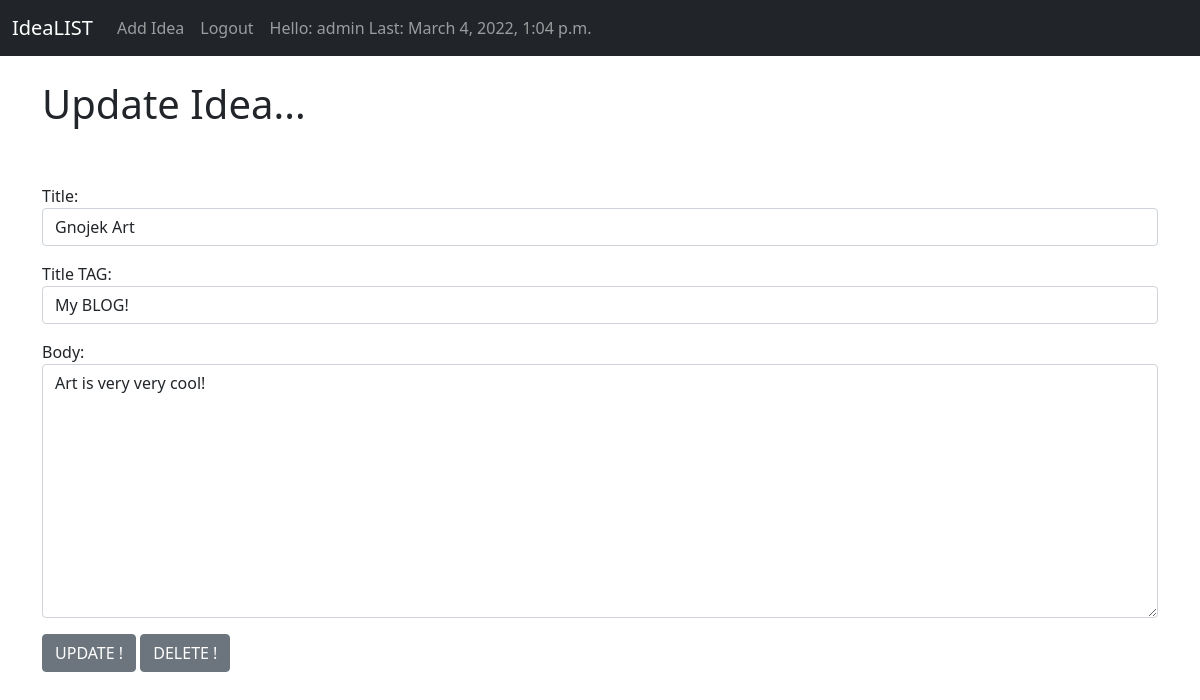
Screenshot of /article/edit/3 (signed in) with the database file from the repository.
### theblog/models.py (models this page shows, shortened)
class Post(models.Model):
    title = models.CharField(max_length=255)
    title_TAG = models.CharField(max_length=255, default="My BLOG! " )  # on nie zostawił
    author = models.ForeignKey(User, on_delete=models.CASCADE)
    body = models.TextField()
    post_date = models.DateField(auto_now_add=True)

### theblog/views.py (the view)
# urls.py: path('article/edit/<int:pk>', UpdatePostView.as_view(), name = 'update_post'),
class UpdatePostView(UpdateView):
    model = Post
    form_class = EditForm
    template_name = 'update_post.html'

### theblog/forms.py
class EditForm(forms.ModelForm):
    class Meta:
        model = Post
        fields = ('title', 'title_TAG', 'body')
        widgets = {
            'title': forms.TextInput(attrs={'class': 'form-control',}),
            'title_TAG': forms.TextInput(attrs={'class': 'form-control'}),
            'body': forms.Textarea(attrs={'class': 'form-control'}),
        }

### theblog/templates/update_post.html (shortened to what this page needs)
{% extends 'base.html' %}
{% block content %}
  {% if user.is_authenticated %}
    <h1> Update Idea... </h1>
    <br/> <br/>
    <div class="mb-3">
        <form method="POST">
            {{ form.as_p }}
            <button type="submit" value="Submit" class="btn btn-secondary">UPDATE !</button>
            <a href="{% url 'delete_post' post.pk %}" class="btn btn-secondary">DELETE !</a>
          </form>
    </div>
  {% else %}
  <h1><center>Please LOGIN!</h1>
  {% endif %}
{% endblock %}

### theblog/templates/base.html (shortened to what this page needs)
<!doctype html>
<html lang="en">
  <head>
    <link href="https://cdn.jsdelivr.net/npm/bootstrap@5.1.3/dist/css/bootstrap.min.css" rel="stylesheet">
  </head>
  <body>
    <nav class="navbar navbar-expand-lg navbar-dark bg-dark">
        <div class="container-fluid">
          <a class="navbar-brand" href="{% url 'home' %}">IdeaLIST</a>
          <div class="collapse navbar-collapse" id="navbarSupportedContent">
            <ul class="navbar-nav me-auto mb-2 mb-lg-0">
              {% if user.is_authenticated %}
              <li class="nav-item">
                <a class="nav-link" href="{% url 'add_post' %}">Add Idea</a>
              </li>
              <li class="nav-item">
                <a class="nav-link" href="{% url 'logout' %}">Logout</a>
              </li>
              <li class="nav-item">
                <a class="nav-link">Hello: {{ user.username }} Last: {{ user.last_login }}</a>
              </li>
              {% endif %}
            </ul>
          </div>
        </div>
      </nav>
    <br/>
    <div class="container">
        {% block content %}{% endblock %}
    </div>
  </body>
</html>

### rows the page displays
Post: title "Gnojek Art", title_TAG "My BLOG!", body "Art is very very cool!"

### other values shown
{{ user.username }} "admin"
{{ user.last_login }} "March 4, 2022, 1:04 p.m."
